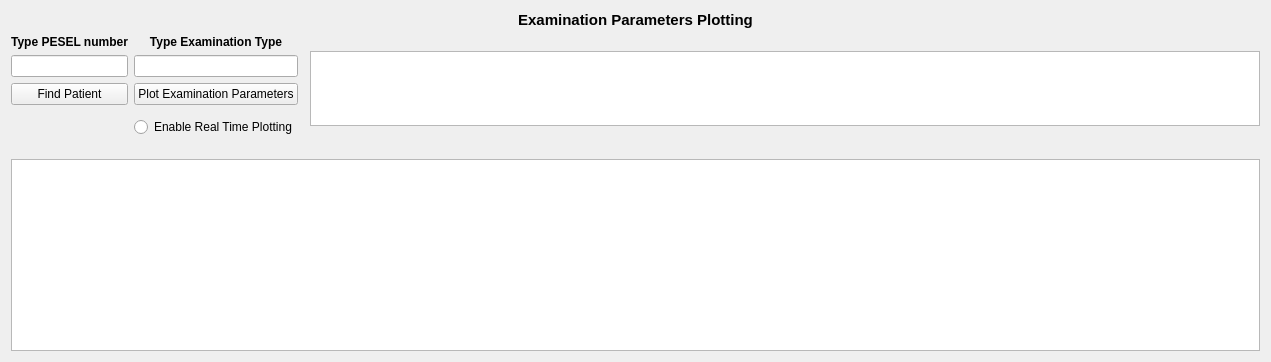
      <widget class="QWidget" name="trend_tab">
       <attribute name="title">
        <string>Patient Data Visualization</string>
       </attribute>
       <layout class="QGridLayout" name="gridLayout_9">
        <item row="0" column="0">
         <layout class="QGridLayout" name="trend_layout">
          <item row="4" column="2" rowspan="3">
           <widget class="QLabel" name="label_3">
            <property name="font">
             <font>
              <pointsize>9</pointsize>
              <weight>75</weight>
              <bold>true</bold>
             </font>
            </property>
            <property name="text">
             <string>Type PESEL number</string>
            </property>
            <property name="alignment">
             <set>Qt::AlignCenter</set>
            </property>
           </widget>
          </item>
          <item row="21" column="2" colspan="4">
           <spacer name="verticalSpacer_5">
            <property name="orientation">
             <enum>Qt::Vertical</enum>
            </property>
            <property name="sizeType">
             <enum>QSizePolicy::Fixed</enum>
            </property>
            <property name="sizeHint" stdset="0">
             <size>
              <width>5</width>
              <height>10</height>
             </size>
            </property>
           </spacer>
          </item>
          <item row="0" column="2" colspan="4">
           <widget class="QLabel" name="label_5">
            <property name="font">
             <font>
              <pointsize>11</pointsize>
              <weight>75</weight>
              <bold>true</bold>
             </font>
            </property>
            <property name="text">
             <string>Examination Parameters Plotting</string>
            </property>
            <property name="alignment">
             <set>Qt::AlignCenter</set>
            </property>
           </widget>
          </item>
          <item row="7" column="2" rowspan="3">
           <widget class="QLineEdit" name="trend_pesel_le">
            <property name="text">
             <string/>
            </property>
           </widget>
          </item>
          <item row="22" column="2" colspan="4">
           <widget class="QTableView" name="trend_examinations_table"/>
          </item>
          <item row="7" column="3" rowspan="3">
           <widget class="QLineEdit" name="trend_examinationtype_le">
            <property name="text">
             <string/>
            </property>
           </widget>
          </item>
          <item row="4" column="3" rowspan="3">
           <widget class="QLabel" name="label_4">
            <property name="font">
             <font>
              <pointsize>9</pointsize>
              <weight>75</weight>
              <bold>true</bold>
             </font>
            </property>
            <property name="text">
             <string>Type Examination Type</string>
            </property>
            <property name="alignment">
             <set>Qt::AlignCenter</set>
            </property>
           </widget>
          </item>
          <item row="4" column="5" rowspan="10">
           <widget class="QTableView" name="trend_patient_table">
            <property name="minimumSize">
             <size>
              <width>950</width>
              <height>0</height>
             </size>
            </property>
            <property name="maximumSize">
             <size>
              <width>16777215</width>
              <height>75</height>
             </size>
            </property>
           </widget>
          </item>
          <item row="10" column="2">
           <widget class="QPushButton" name="trend_find_patient_bttn">
            <property name="text">
             <string>Find Patient</string>
            </property>
           </widget>
          </item>
          <item row="10" column="3">
           <widget class="QPushButton" name="trend_plot_button">
            <property name="text">
             <string>Plot Examination Parameters</string>
            </property>
           </widget>
          </item>
          <item row="12" column="3">
           <widget class="QRadioButton" name="trend_realtime_rb">
            <property name="text">
             <string>Enable Real Time Plotting</string>
            </property>
           </widget>
          </item>
         </layout>
        </item>
       </layout>
      </widget>
